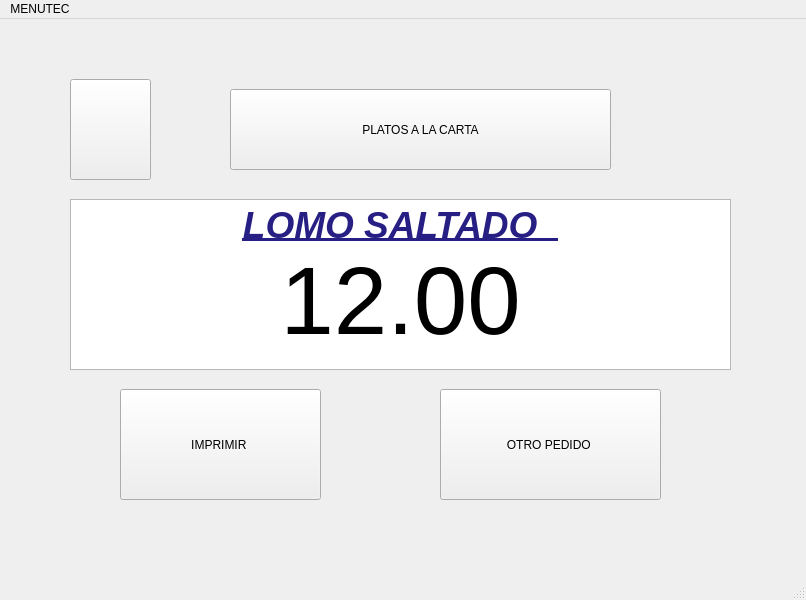
<?xml version="1.0" encoding="UTF-8"?>
<ui version="4.0">
 <class>pc1Window</class>
 <widget class="QMainWindow" name="pc1Window">
  <property name="geometry">
   <rect>
    <x>0</x>
    <y>0</y>
    <width>806</width>
    <height>600</height>
   </rect>
  </property>
  <property name="windowTitle">
   <string>MainWindow</string>
  </property>
  <widget class="QWidget" name="centralwidget">
   <widget class="QPushButton" name="btnPlatosalacarta1">
    <property name="geometry">
     <rect>
      <x>230</x>
      <y>70</y>
      <width>381</width>
      <height>81</height>
     </rect>
    </property>
    <property name="text">
     <string>PLATOS A LA CARTA</string>
    </property>
    <property name="icon">
     <iconset>
      <normaloff>UTEC.png</normaloff>UTEC.png</iconset>
    </property>
   </widget>
   <widget class="QPushButton" name="btnImprimir41">
    <property name="geometry">
     <rect>
      <x>120</x>
      <y>370</y>
      <width>201</width>
      <height>111</height>
     </rect>
    </property>
    <property name="text">
     <string>IMPRIMIR </string>
    </property>
   </widget>
   <widget class="QTextEdit" name="textEdit_2">
    <property name="geometry">
     <rect>
      <x>70</x>
      <y>180</y>
      <width>661</width>
      <height>171</height>
     </rect>
    </property>
    <property name="html">
     <string>&lt;!DOCTYPE HTML PUBLIC &quot;-//W3C//DTD HTML 4.0//EN&quot; &quot;http://www.w3.org/TR/REC-html40/strict.dtd&quot;&gt;
&lt;html&gt;&lt;head&gt;&lt;meta name=&quot;qrichtext&quot; content=&quot;1&quot; /&gt;&lt;style type=&quot;text/css&quot;&gt;
p, li { white-space: pre-wrap; }
&lt;/style&gt;&lt;/head&gt;&lt;body style=&quot; font-family:'Ubuntu'; font-size:11pt; font-weight:400; font-style:normal;&quot;&gt;
&lt;p align=&quot;center&quot; style=&quot; margin-top:0px; margin-bottom:0px; margin-left:0px; margin-right:0px; -qt-block-indent:0; text-indent:0px;&quot;&gt;&lt;span style=&quot; font-size:28pt; font-weight:600; font-style:italic; text-decoration: underline; color:#281f84;&quot;&gt;LOMO SALTADO  &lt;/span&gt;&lt;/p&gt;
&lt;p align=&quot;center&quot; style=&quot; margin-top:0px; margin-bottom:0px; margin-left:0px; margin-right:0px; -qt-block-indent:0; text-indent:0px;&quot;&gt;&lt;span style=&quot; font-size:72pt;&quot;&gt;12.00&lt;/span&gt;&lt;/p&gt;&lt;/body&gt;&lt;/html&gt;</string>
    </property>
   </widget>
   <widget class="QPushButton" name="btnIzquierda41">
    <property name="geometry">
     <rect>
      <x>70</x>
      <y>60</y>
      <width>81</width>
      <height>101</height>
     </rect>
    </property>
    <property name="text">
     <string/>
    </property>
    <property name="icon">
     <iconset>
      <normaloff>flecha-hacia-la-izquierda-antes-de-icono-4330-128.png</normaloff>flecha-hacia-la-izquierda-antes-de-icono-4330-128.png</iconset>
    </property>
    <property name="iconSize">
     <size>
      <width>100</width>
      <height>100</height>
     </size>
    </property>
   </widget>
   <widget class="QPushButton" name="btnPedido41">
    <property name="geometry">
     <rect>
      <x>440</x>
      <y>370</y>
      <width>221</width>
      <height>111</height>
     </rect>
    </property>
    <property name="text">
     <string>OTRO PEDIDO </string>
    </property>
   </widget>
  </widget>
  <widget class="QMenuBar" name="menubar">
   <property name="geometry">
    <rect>
     <x>0</x>
     <y>0</y>
     <width>806</width>
     <height>25</height>
    </rect>
   </property>
   <widget class="QMenu" name="menuMENUTEC">
    <property name="title">
     <string>MENUTEC</string>
    </property>
   </widget>
   <addaction name="menuMENUTEC"/>
  </widget>
  <widget class="QStatusBar" name="statusbar"/>
 </widget>
 <resources/>
 <connections/>
</ui>
